Frame 1 (no input): blank canvas, image omitted
Frame 60 (the mouse pressed at the canvas centre just before this capture): blank canvas, image omitted
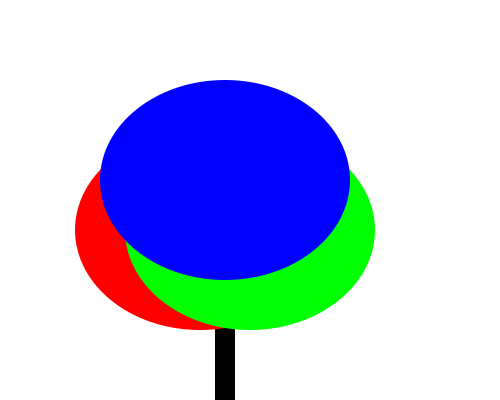
Frame 120 (the mouse held since frame 60 and released just before this capture)

The Processing sketch whose frames 1 and 60 were blank and that drew this single picture after the mouse press (run headless with seeded random() and noise(); from frame 60 on, the mouse is pressed at the canvas centre):

// Processing sketch: processing_139778
// ── processing_139778.pde

void setup(){
  size(500, 400);  //Mecha o mouse para fazer,
  background(255); //uma arvore colorida  :)
  noStroke();
}
void draw(){
  background(255); 
  fill(0);
  rect(215, 230, 20, mouseY);
  fill(255, 0, 0);
  ellipse(200, 230, mouseX, mouseY);
  fill(0, 255, 0);
  ellipse(250, 230, mouseX, mouseY);
  fill(0, 0, 255);
  ellipse(225, 180, mouseX, mouseY);
}  
